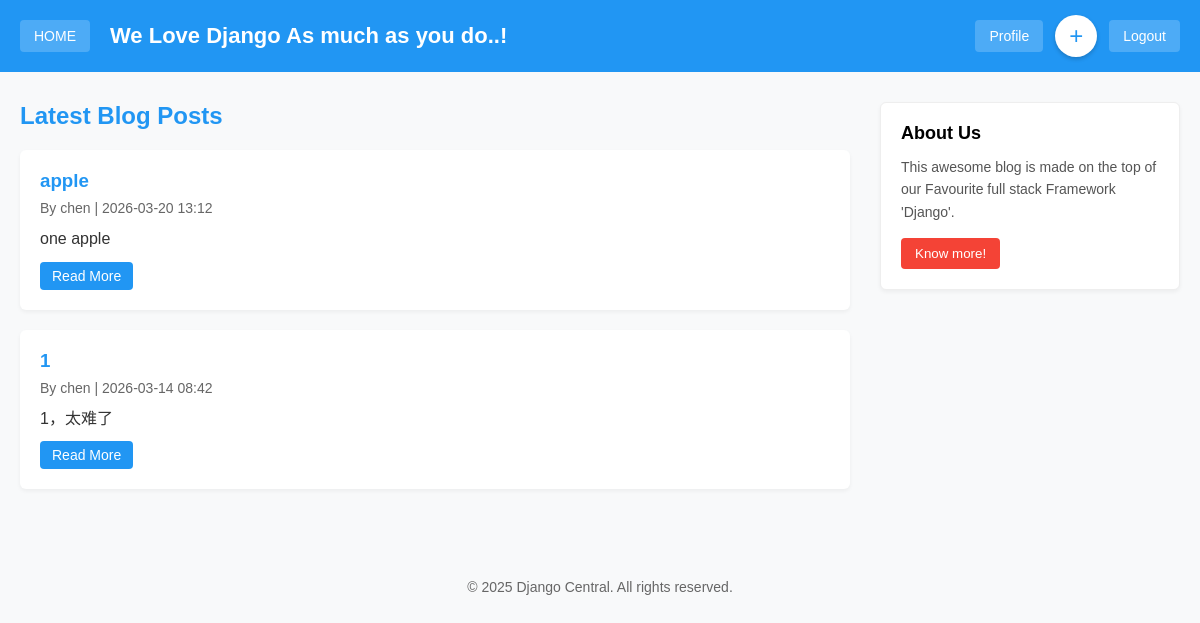
The app's page / (signed in) with its own data.
### blog/models.py (models this page shows, shortened)
class Post(models.Model):
    STATUS_CHOICES = (
        (0, 'Draft'),
        (1, 'Publish'),
    )
    title = models.CharField(max_length=200)
    slug = models.SlugField(max_length=200, unique=True)
    author = models.ForeignKey(User, on_delete=models.CASCADE, related_name='blog_posts')
    text = models.TextField()
    created_date = models.DateTimeField(auto_now_add=True)
    status = models.IntegerField(choices=STATUS_CHOICES, default=1)
    class Meta:
        ordering = ['-created_date']

### blog/views.py (the view)
# urls.py: path('', views.PostList.as_view(), name='homepage'),
class PostList(ListView):
    model = Post
    template_name = 'blog/post_list.html'
    queryset = Post.objects.filter(status=1).order_by('-created_date')
    context_object_name = 'posts'
    def get(self, request, *args, **kwargs):
        logger.info(f'User accessed PostList | IP:{request.META.get("REMOTE_ADDR")} | User:{request.user.username or "anonymous"}')
        return super().get(request, *args, **kwargs)

### templates/blog/post_list.html (shortened to what this page needs)
{% extends 'base.html' %}
{% block content %}
    <h2 style="color: #2196F3; margin-bottom: 20px;">Latest Blog Posts</h2>
    {% for post in posts %}
        <div style="background: white; padding: 20px; margin-bottom: 20px; border-radius: 6px; box-shadow: 0 2px 4px rgba(0,0,0,0.05);">
            <h3 style="margin-bottom: 8px;">
                <a href="{% url 'post_detail' post.slug %}" style="color: #2196F3; text-decoration: none;">
                    {{ post.title }}
                </a>
            </h3>
            <p style="color: #666; font-size: 14px; margin-bottom: 10px;">
                By {{ post.author.username }} | {{ post.created_date|date:"Y-m-d H:i" }}
            </p>
            <p style="line-height: 1.6; color: #333;">
                {{ post.text|truncatechars:200 }}
            </p>
            <a href="{% url 'post_detail' post.slug %}" style="display: inline-block; margin-top: 10px; color: white; background: #2196F3; padding: 6px 12px; border-radius: 4px; text-decoration: none; font-size: 14px;">
                Read More
            </a>
        </div>
    {% endfor %}
{% endblock %}

### templates/base.html (style rules this page uses)
* { box-sizing: border-box; margin: 0; padding: 0; }
body { font-family: Arial, sans-serif; background-color: #f8f9fa; }

### records on screen
Post: title "apple", author.username "chen", created_date "2026-03-20 13:12", text "one apple"
Post: title "1", author.username "chen", created_date "2026-03-14 08:42", text "1，太难了"
